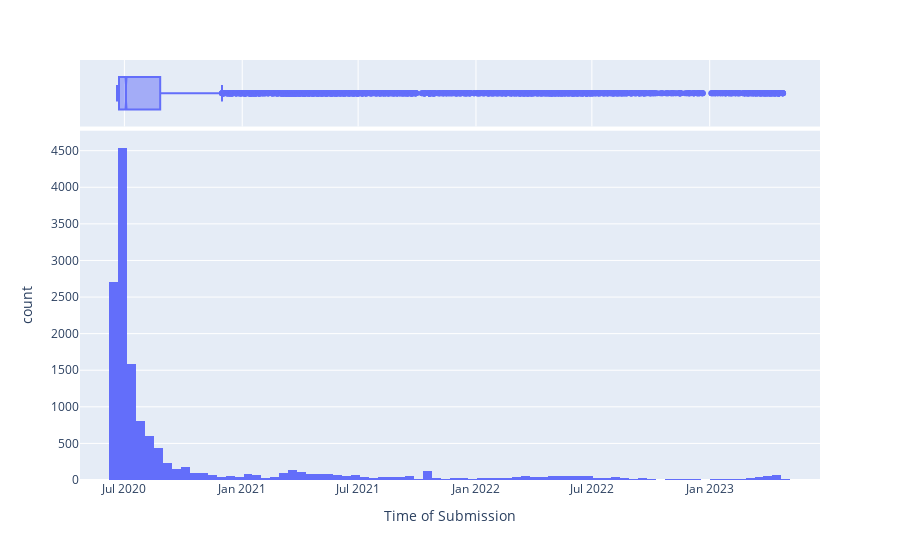

The notebook cell this image was saved under:
### Markdown cell above
#### EDA on cleaned data

### Code cell
# plot range of open restaurant application submissions 
fig = px.histogram(processed_openRest, x="Time of Submission",marginal="box")
fig.show()

### Figure 1 — Plotly figure (JSON) as saved in the notebook; plotly's stock layout.template omitted (floating-point values rounded to 4 significant figures; data arrays with more than 128 entries replaced by an {"elided": "..."} marker saying what was removed)
{"data": [{"alignmentgroup": "True", "bingroup": "x", "hovertemplate": "Time of Submission=%{x}<br>count=%{y}<extra></extra>", "legendgroup": "", "marker": {"color": "#636efa", "pattern": {"shape": ""}}, "name": "", "offsetgroup": "", "orientation": "v", "showlegend": false, "type": "histogram", "x": {"elided": "14107 str values"}, "xaxis": "x", "yaxis": "y"}, {"alignmentgroup": "True", "hovertemplate": "Time of Submission=%{x}<extra></extra>", "legendgroup": "", "marker": {"color": "#636efa"}, "name": "", "notched": true, "offsetgroup": "", "showlegend": false, "type": "box", "x": {"elided": "14107 str values"}, "xaxis": "x2", "yaxis": "y2"}], "layout": {"barmode": "relative", "legend": {"tracegroupgap": 0}, "margin": {"t": 60}, "xaxis": {"anchor": "y", "domain": [0, 1], "title": {"text": "Time of Submission"}}, "xaxis2": {"anchor": "y2", "domain": [0, 1], "matches": "x", "showgrid": true, "showticklabels": false}, "yaxis": {"anchor": "x", "domain": [0, 0.8316], "title": {"text": "count"}}, "yaxis2": {"anchor": "x2", "domain": [0.8416, 1], "matches": "y2", "showgrid": false, "showline": false, "showticklabels": false, "ticks": ""}}}
